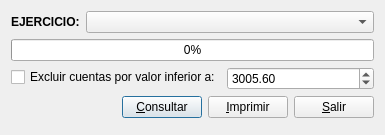
<?xml version="1.0" encoding="UTF-8"?>
<ui version="4.0">
 <author>José Manuel Díez Botella</author>
 <class>libroiva</class>
 <widget class="QDialog" name="libroiva">
  <property name="geometry">
   <rect>
    <x>0</x>
    <y>0</y>
    <width>385</width>
    <height>135</height>
   </rect>
  </property>
  <property name="windowTitle">
   <string>Libro de IVA SOPORTADO</string>
  </property>
  <layout class="QFormLayout" name="formLayout">
   <item row="0" column="0" colspan="2">
    <layout class="QHBoxLayout">
     <property name="spacing">
      <number>6</number>
     </property>
     <property name="leftMargin">
      <number>0</number>
     </property>
     <property name="topMargin">
      <number>0</number>
     </property>
     <property name="rightMargin">
      <number>0</number>
     </property>
     <property name="bottomMargin">
      <number>0</number>
     </property>
     <item>
      <widget class="QLabel" name="textLabel1">
       <property name="sizePolicy">
        <sizepolicy hsizetype="Fixed" vsizetype="Preferred">
         <horstretch>0</horstretch>
         <verstretch>0</verstretch>
        </sizepolicy>
       </property>
       <property name="text">
        <string>&lt;b&gt;EJERCICIO:&lt;/b&gt;</string>
       </property>
       <property name="wordWrap">
        <bool>false</bool>
       </property>
      </widget>
     </item>
     <item>
      <widget class="QComboBox" name="ejerciciocomboBox"/>
     </item>
    </layout>
   </item>
   <item row="1" column="0" colspan="2">
    <widget class="QProgressBar" name="progressBar">
     <property name="value">
      <number>0</number>
     </property>
     <property name="orientation">
      <enum>Qt::Horizontal</enum>
     </property>
    </widget>
   </item>
   <item row="2" column="0">
    <widget class="QCheckBox" name="excluir">
     <property name="text">
      <string>Excluir cuentas por valor inferior a:</string>
     </property>
    </widget>
   </item>
   <item row="2" column="1">
    <widget class="QDoubleSpinBox" name="valorMaximo">
     <property name="maximum">
      <double>10000.000000000000000</double>
     </property>
     <property name="value">
      <double>3005.599999999999909</double>
     </property>
    </widget>
   </item>
   <item row="3" column="0" colspan="2">
    <layout class="QHBoxLayout">
     <property name="spacing">
      <number>6</number>
     </property>
     <property name="leftMargin">
      <number>0</number>
     </property>
     <property name="topMargin">
      <number>0</number>
     </property>
     <property name="rightMargin">
      <number>0</number>
     </property>
     <property name="bottomMargin">
      <number>0</number>
     </property>
     <item>
      <spacer>
       <property name="orientation">
        <enum>Qt::Horizontal</enum>
       </property>
       <property name="sizeHint" stdset="0">
        <size>
         <width>40</width>
         <height>20</height>
        </size>
       </property>
      </spacer>
     </item>
     <item>
      <widget class="QPushButton" name="consultarpushButton">
       <property name="text">
        <string>&amp;Consultar</string>
       </property>
       <property name="icon">
        <iconset resource="libroK.qrc">
         <normaloff>:/images/librok-36.png</normaloff>:/images/librok-36.png</iconset>
       </property>
       <property name="shortcut">
        <string>Alt+C</string>
       </property>
      </widget>
     </item>
     <item>
      <widget class="QPushButton" name="imprimirpushButton">
       <property name="text">
        <string>&amp;Imprimir</string>
       </property>
       <property name="icon">
        <iconset resource="libroK.qrc">
         <normaloff>:/graf/Print.png</normaloff>:/graf/Print.png</iconset>
       </property>
       <property name="shortcut">
        <string>Alt+I</string>
       </property>
      </widget>
     </item>
     <item>
      <widget class="QPushButton" name="salirpushButton">
       <property name="text">
        <string>&amp;Salir</string>
       </property>
       <property name="icon">
        <iconset resource="libroK.qrc">
         <normaloff>:/images/librok-52.png</normaloff>:/images/librok-52.png</iconset>
       </property>
       <property name="shortcut">
        <string>Alt+S</string>
       </property>
      </widget>
     </item>
    </layout>
   </item>
  </layout>
 </widget>
 <layoutdefault spacing="6" margin="11"/>
 <resources>
  <include location="libroK.qrc"/>
 </resources>
 <connections>
  <connection>
   <sender>salirpushButton</sender>
   <signal>clicked()</signal>
   <receiver>libroiva</receiver>
   <slot>accept()</slot>
   <hints>
    <hint type="sourcelabel">
     <x>20</x>
     <y>20</y>
    </hint>
    <hint type="destinationlabel">
     <x>20</x>
     <y>20</y>
    </hint>
   </hints>
  </connection>
 </connections>
</ui>
